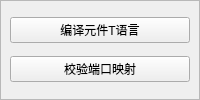
     <widget class="QWidget" name="tab_4">
      <property name="styleSheet">
       <string notr="true">#tab_4{background-color: rgba(19, 67, 79, 1);
    border-color: rgba(19, 67, 79, 1);
    border: 0px solid rgba(61, 255, 255,0.4);
    margin: 2px;}</string>
      </property>
      <attribute name="title">
       <string>元件T语言</string>
      </attribute>
      <layout class="QVBoxLayout" name="verticalLayout_3">
       <property name="spacing">
        <number>0</number>
       </property>
       <property name="leftMargin">
        <number>0</number>
       </property>
       <property name="topMargin">
        <number>0</number>
       </property>
       <property name="rightMargin">
        <number>0</number>
       </property>
       <property name="bottomMargin">
        <number>0</number>
       </property>
       <item>
        <widget class="QFrame" name="frame_Edit_Description">
         <property name="frameShape">
          <enum>QFrame::StyledPanel</enum>
         </property>
         <property name="frameShadow">
          <enum>QFrame::Raised</enum>
         </property>
         <layout class="QGridLayout" name="gridLayout_6">
          <item row="1" column="0">
           <layout class="QVBoxLayout" name="TEditLayout_Description"/>
          </item>
          <item row="2" column="0">
           <widget class="QPushButton" name="BtnCompile">
            <property name="text">
             <string>编译元件T语言</string>
            </property>
           </widget>
          </item>
          <item row="3" column="0">
           <widget class="QPushButton" name="BtnValidateTModel">
            <property name="text">
             <string>校验端口映射</string>
            </property>
           </widget>
          </item>
         </layout>
        </widget>
       </item>
      </layout>
     </widget>
